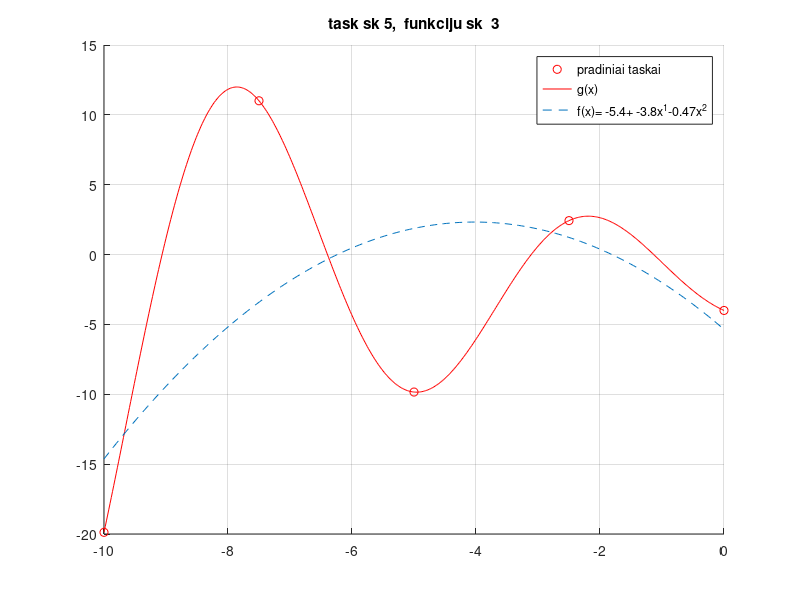
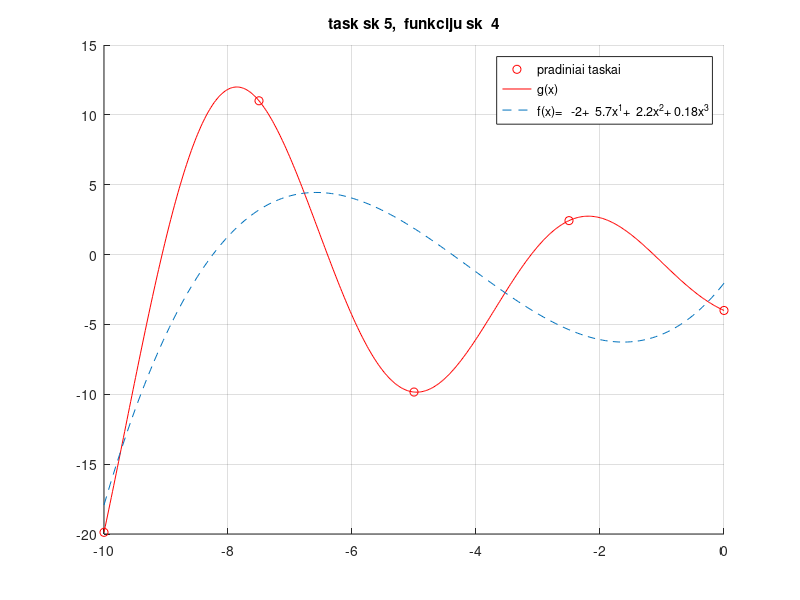
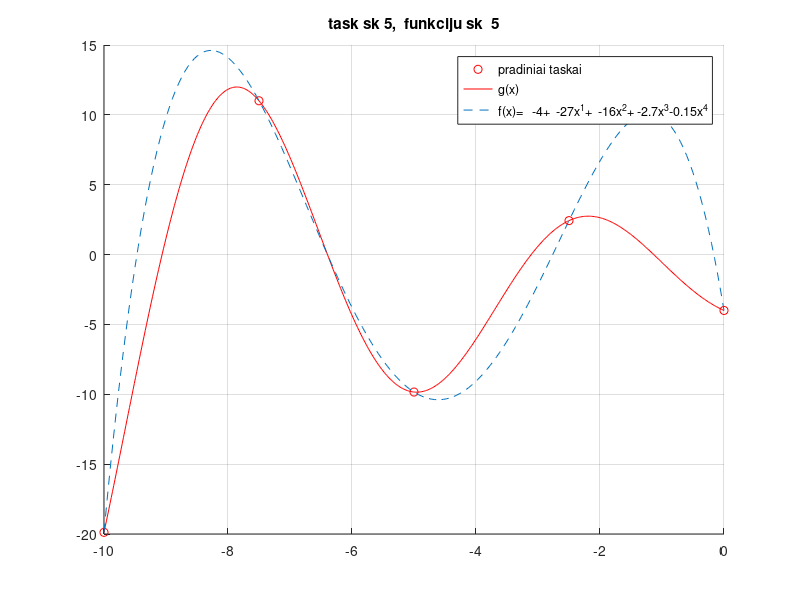

MATLAB code for these plots, in order:
%Tautvydas Petkus IFF-1
function main
clc,close all,clear all
xmin = -10; 
xmax = 0;   
npower=5;
m = 3;
n=2^9-1;
SX = [xmin:(xmax-xmin)/(npower-1):xmax]
SY= fnk(SX)
a=min(SX);b=max(SX);t=[a:(b-a)/n:b];
fff=fnk(t);
 
d=zeros();
for m=3:npower
G=base(m,SX);
c=(G'*G)\(G'*SY');
sss=sprintf('%5.2g',c(1));
for i=1:m-1
    sss=[sss,sprintf('+%5.2gx^%1d',c(i+1),i)]
end
sss=strrep(sss,'+-','-');
nnn=200;
tmin=min(SX);tmax=max(SX);
ttt=[tmin:(tmax-tmin)/(nnn-1):tmax]; 
Gv=base(m,ttt);
fff1=Gv*c;
figure(m); hold on,grid on
plot(SX,SY, 'ro'); 
plot(t,fff,'r');  
plot(ttt,fff1,'--');
legend({'pradiniai taskai', 'g(x)', sprintf('f(x)=%s',sss),})
title(sprintf('task sk %d,  funkciju sk  %d',npower,m));
end
end
 
function G=base(m,x)
     for i=1:m,  G(:,i)=x.^(i-1); end
return
end
 
function rez=fnk(x)
    rez = 2*x.*sin(x) - (x./2 + 2).^2;
return, end
